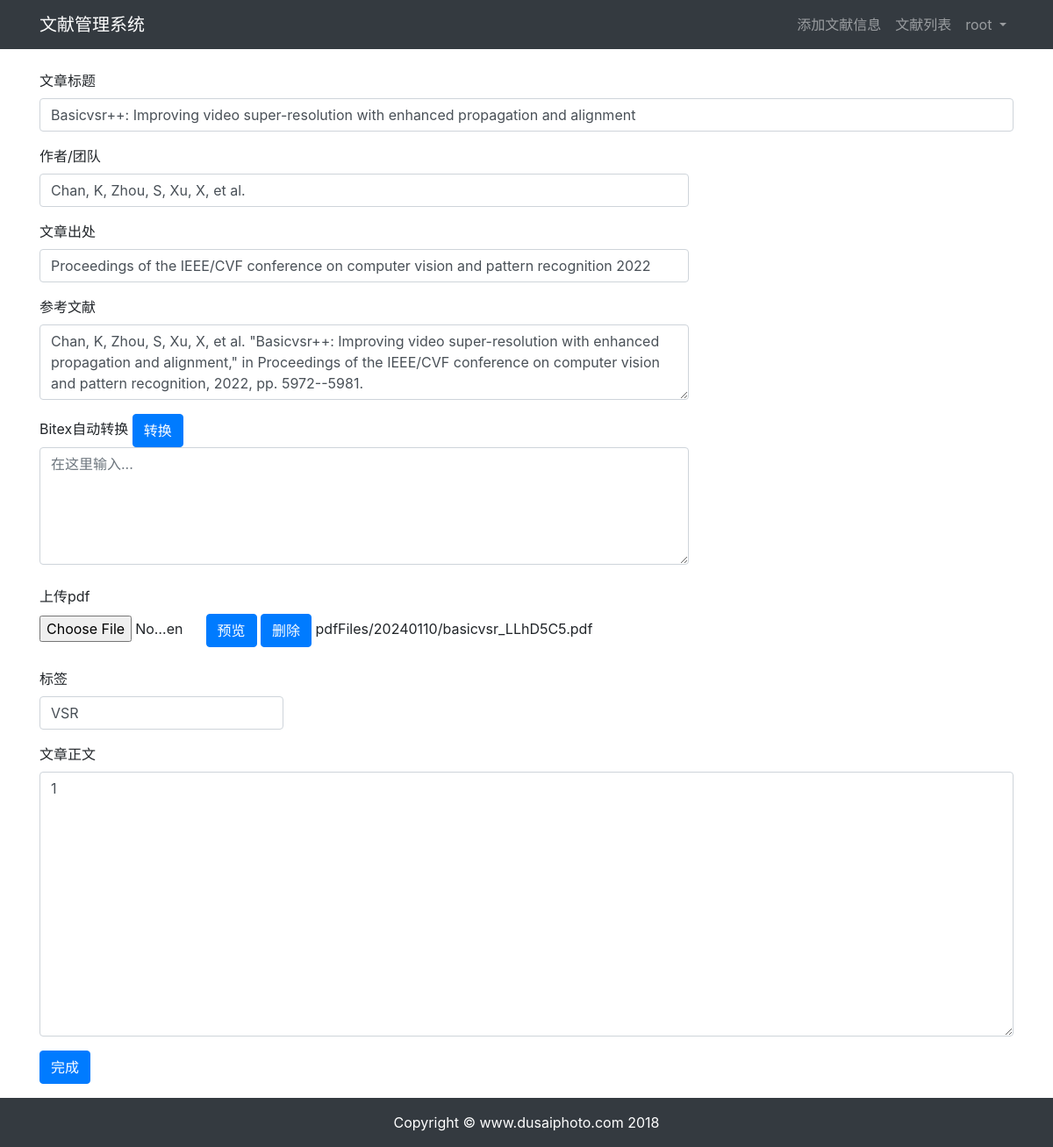
Page /article/article-update/21/ (signed in) on the earlier database version.
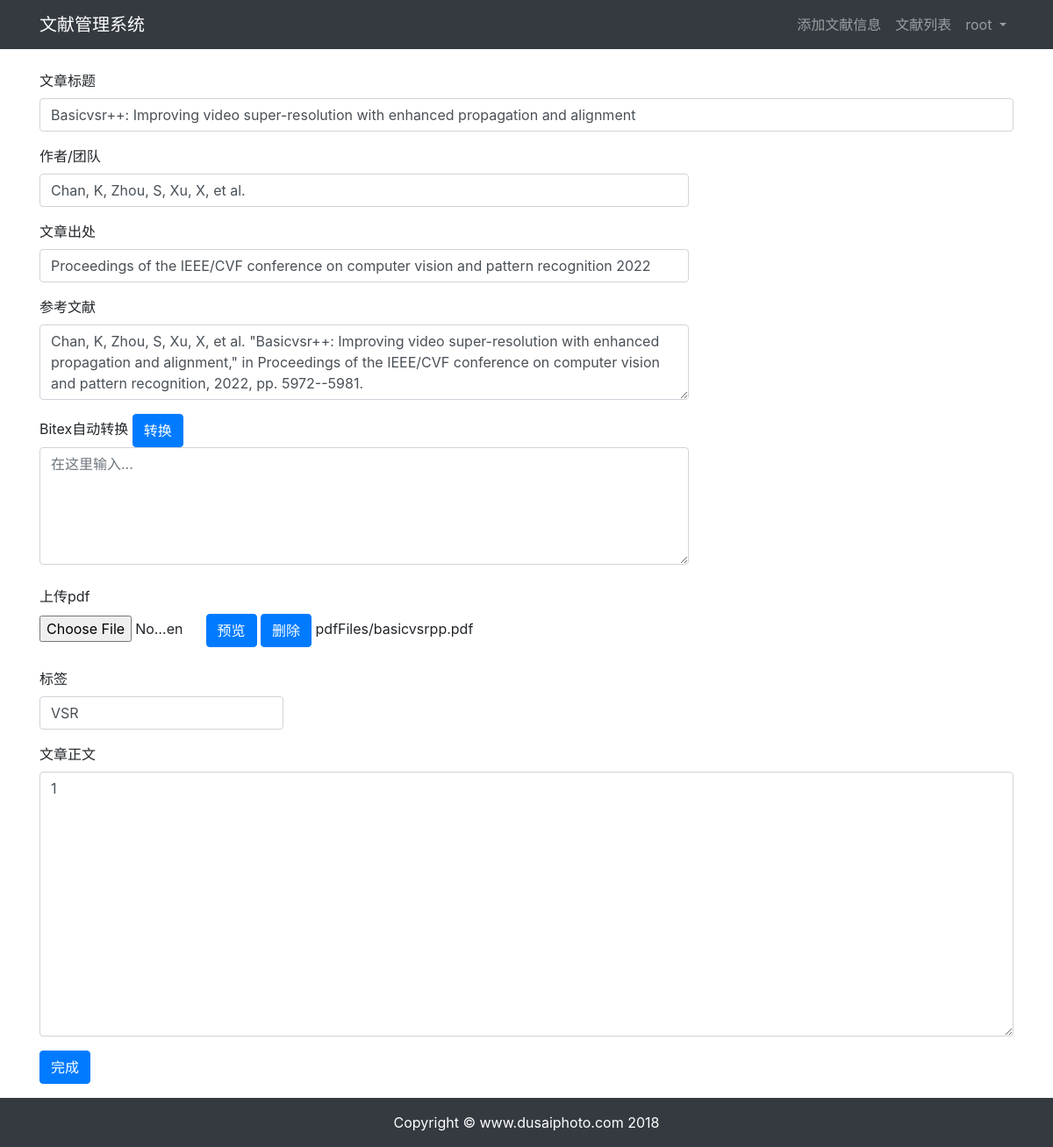
Same page on the later database version.
### article/models.py (models this page shows, shortened)
class PaperInfo(models.Model):
    title = models.CharField(max_length=100)  # 文章标题
    author = models.CharField(max_length=100, blank=True)
    paper_author = models.CharField(max_length=100)  # 文章的作者/团队
    source = models.CharField(max_length=100)  # 文章的来源：期刊or会议
    reference = models.CharField(max_length=500, blank=True)  # 参考文献
    pdf_file = models.FileField(upload_to="pdfFiles/", blank=True)  # pdf
    tags = TaggableManager(blank=True)
    body = models.TextField()
    created = models.DateTimeField(default=timezone.now)
    updated = models.DateTimeField(auto_now=True)
    class Meta:
        ordering = ('-created',)

### article/views.py (the view)
# urls.py: path('article-update/<int:id>/', views.article_update, name='article_update'),
@login_required(login_url='/userprofile/login/')
def article_update(request, id):
    article = PaperInfo.objects.get(id=id)
    if request.user.username != article.author:
        return HttpResponse("抱歉，你无权修改这篇文章。")
    if request.method == "POST":
        article_post_form = PaperInfoForm(data=request.POST, files=request.FILES)
        if article_post_form.is_valid():
            article.title = request.POST['title']
            article.body = request.POST['body']
            article.paper_author = request.POST['paper_author']
            article.source = request.POST['source']
            article.reference = request.POST['reference']
            if 'pdf_file' in request.FILES:
                if article.pdf_file.name != '':
                    file_name = article.pdf_file.name
                    d = settings.MEDIA_ROOT
                    file_path = os.path.join(d, file_name)
                    if os.path.exists(file_path):
                        os.remove(file_path)
                    article.pdf_file.delete()
                article.pdf_file = request.FILES['pdf_file']
            article.tags.set(request.POST.get('tags').split(','), clear=True)
            article.save()
            return redirect("article:article_detail", id=id)
        else:
            return HttpResponse("表单内容有误，请重新填写。")
    else:
        article_post_form = PaperInfoForm()
        context = {
            'article': article,
            'article_post_form': article_post_form,
            'tags': ','.join([x for x in article.tags.names()]),
        }
        return render(request, 'article/update.html', context)

### article/forms.py
class PaperInfoForm(forms.ModelForm):
    class Meta:
        model = PaperInfo
        fields = (
            'title',
            'author',
            'paper_author',
            'source',
            'body',
            'tags',
            'reference',
            'pdf_file'
        )

### templates/article/update.html (shortened to what the changed rows need)
{% extends "base.html" %} {% load static %}
{% block content %}
    <div class="container">
        <div class="row">
            <div class="col-12">
                <br>
                <form method="post" action="." enctype="multipart/form-data">
                    <div class="form-group">
                        <label for="title">文章标题</label>
                        <input type="text" class="form-control" id="title" name="title" value="{{ article.title }}">
                    </div>
                    <div class="form-group">
                        <label for="paper_author">作者/团队</label>
                        <input type="text" class="form-control form-control col-8" id="paper_author" name="paper_author"
                               value="{{ article.paper_author }}">
                    </div>
                    <div class="form-group">
                        <label for="source">文章出处</label>
                        <input type="text" class="form-control form-control col-8" id="source" name="source"
                               value="{{ article.source }}">
                    </div>
                    <div class="form-group">
                        <label for="reference">参考文献</label>
                        <textarea type="text"
                                  class="form-control form-control col-8"
                                  id="reference"
                                  name="reference"
                                  rows="3"
                        >{{ article.reference }}</textarea>
                    </div>
                    <div>
                        <br>
                        <label for="pdf_file">上传pdf</label>
                        <br>
                        <input type="file"
                               class="form-control-file col-2"
                               name="pdf_file"
                               id="pdf_file"
                               accept=".pdf"
                               onchange="handleUpload()"
                               style="padding-left: 0; display: inline-block"
                        >
                        {% if article.pdf_file == '' %}
                        {% else %}
                            <a href="{{ article.pdf_file.url }}" class="btn btn-primary" style="cursor: pointer"
                               id="preview_link">预览</a>
                            <a href="{% url 'article:file_delete' article.id %}"
                               class="btn btn-primary"
                               style="cursor: pointer"
                               id="file_delete"
                               onclick="confirm_file_delete()"
                            >删除</a>
                            <label id="preview_name"> {{ article.pdf_file.name }}</label>
                        {% endif %}
                        <br>
                        <br>
                    </div>
                    <div class="form-group">
                        <label for="body">文章正文</label>
                        <textarea type="text" class="form-control" id="body" name="body"
                                  rows="12">{{ article.body }}</textarea>
                    </div>
                </form>
            </div>
        </div>
    </div>
{% endblock content %}

Differences in the rows shown:
changed PaperInfo "Chan, K, Zhou, S, Xu, X, et al.": pdf_file.name "pdfFiles/20240110/basicvsr_LLhD5C5.pdf" → "pdfFiles/basicvsrpp.pdf"
